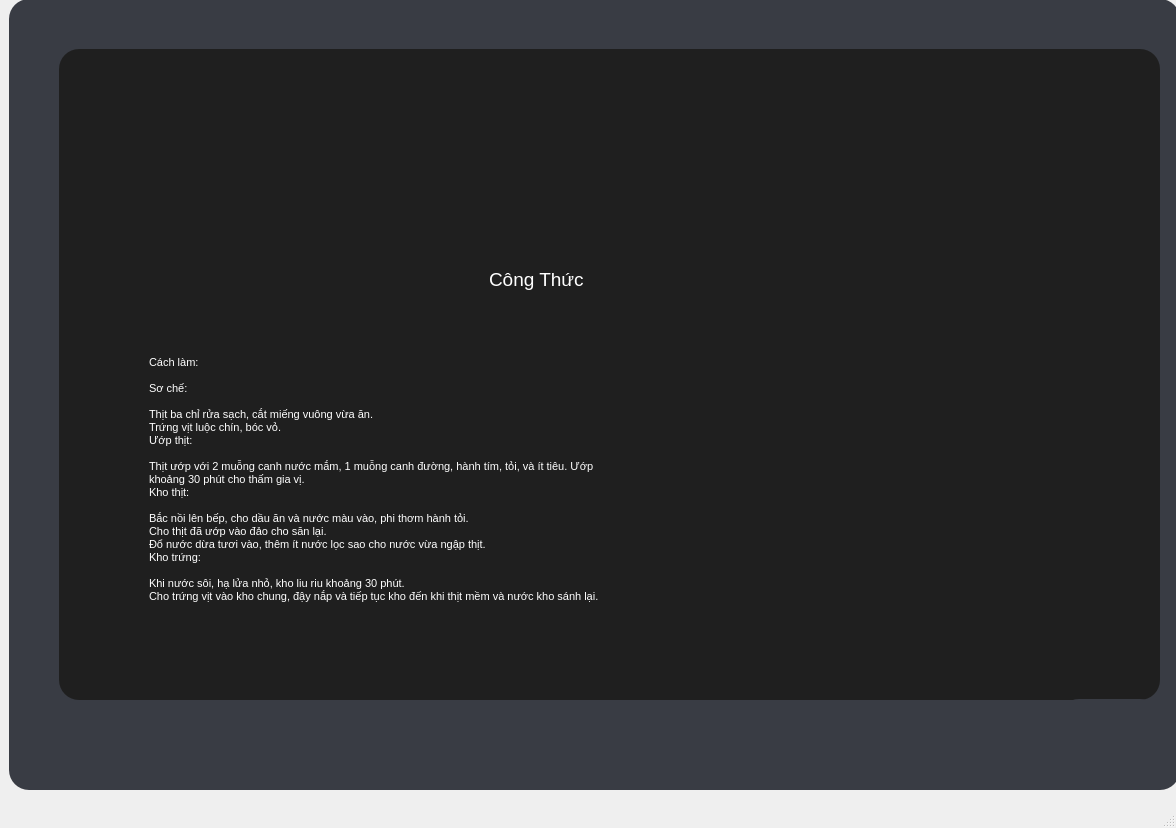
<?xml version="1.0" encoding="UTF-8"?>
<ui version="4.0">
 <class>recipe</class>
 <widget class="QMainWindow" name="recipe">
  <property name="geometry">
   <rect>
    <x>0</x>
    <y>0</y>
    <width>1176</width>
    <height>828</height>
   </rect>
  </property>
  <property name="windowTitle">
   <string>MainWindow</string>
  </property>
  <widget class="QWidget" name="centralwidget">
   <widget class="QWidget" name="widget" native="true">
    <property name="geometry">
     <rect>
      <x>9</x>
      <y>-1</y>
      <width>1171</width>
      <height>791</height>
     </rect>
    </property>
    <property name="styleSheet">
     <string notr="true">border-radius:20px;background-color: rgb(57, 60, 68)</string>
    </property>
    <widget class="QWidget" name="widget_2" native="true">
     <property name="geometry">
      <rect>
       <x>50</x>
       <y>50</y>
       <width>1101</width>
       <height>651</height>
      </rect>
     </property>
     <property name="styleSheet">
      <string notr="true">background-color:rgb(31, 31, 31)
</string>
     </property>
     <widget class="QLabel" name="label">
      <property name="geometry">
       <rect>
        <x>430</x>
        <y>210</y>
        <width>111</width>
        <height>41</height>
       </rect>
      </property>
      <property name="font">
       <font>
        <pointsize>14</pointsize>
       </font>
      </property>
      <property name="styleSheet">
       <string notr="true">color: rgb(255, 255, 255);</string>
      </property>
      <property name="text">
       <string>Công Thức</string>
      </property>
     </widget>
     <widget class="QLabel" name="label_2">
      <property name="geometry">
       <rect>
        <x>90</x>
        <y>250</y>
        <width>481</width>
        <height>361</height>
       </rect>
      </property>
      <property name="font">
       <font>
        <pointsize>8</pointsize>
       </font>
      </property>
      <property name="styleSheet">
       <string notr="true">color: rgb(255, 255, 255);</string>
      </property>
      <property name="text">
       <string>Cách làm:

Sơ chế:

Thịt ba chỉ rửa sạch, cắt miếng vuông vừa ăn.
Trứng vịt luộc chín, bóc vỏ.
Ướp thịt:

Thịt ướp với 2 muỗng canh nước mắm, 1 muỗng canh đường, hành tím, tỏi, và ít tiêu. Ướp khoảng 30 phút cho thấm gia vị.
Kho thịt:

Bắc nồi lên bếp, cho dầu ăn và nước màu vào, phi thơm hành tỏi.
Cho thịt đã ướp vào đảo cho săn lại.
Đổ nước dừa tươi vào, thêm ít nước lọc sao cho nước vừa ngập thịt.
Kho trứng:

Khi nước sôi, hạ lửa nhỏ, kho liu riu khoảng 30 phút.
Cho trứng vịt vào kho chung, đậy nắp và tiếp tục kho đến khi thịt mềm và nước kho sánh lại.</string>
      </property>
      <property name="wordWrap">
       <bool>true</bool>
      </property>
     </widget>
     <widget class="QLabel" name="label_3">
      <property name="geometry">
       <rect>
        <x>550</x>
        <y>10</y>
        <width>541</width>
        <height>291</height>
       </rect>
      </property>
      <property name="text">
       <string/>
      </property>
      <property name="pixmap">
       <pixmap>../../../Pictures/picture/sketchnote-cong-thuc-nau-an.jpg</pixmap>
      </property>
      <property name="scaledContents">
       <bool>true</bool>
      </property>
      <property name="openExternalLinks">
       <bool>false</bool>
      </property>
     </widget>
    </widget>
    <widget class="QPushButton" name="pushButton_back_2">
     <property name="geometry">
      <rect>
       <x>1050</x>
       <y>700</y>
       <width>101</width>
       <height>71</height>
      </rect>
     </property>
     <property name="text">
      <string/>
     </property>
     <property name="icon">
      <iconset>
       <normaloff>D:/download/back-button.png</normaloff>D:/download/back-button.png</iconset>
     </property>
     <property name="iconSize">
      <size>
       <width>100</width>
       <height>50</height>
      </size>
     </property>
    </widget>
   </widget>
  </widget>
  <widget class="QMenuBar" name="menubar">
   <property name="geometry">
    <rect>
     <x>0</x>
     <y>0</y>
     <width>1176</width>
     <height>26</height>
    </rect>
   </property>
  </widget>
  <widget class="QStatusBar" name="statusbar"/>
 </widget>
 <resources/>
 <connections/>
</ui>
